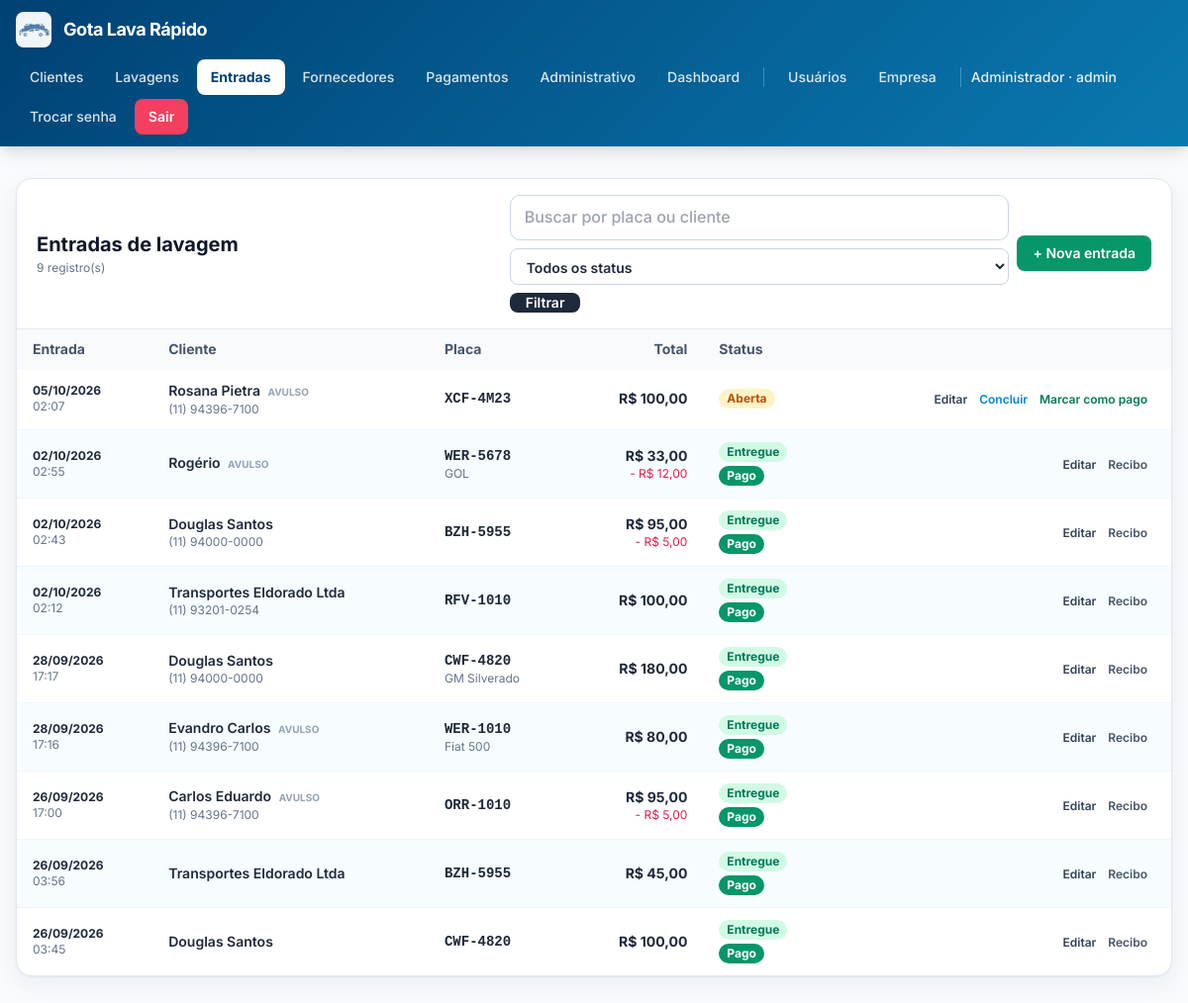
The app's page /entradas.php (signed in), older data.
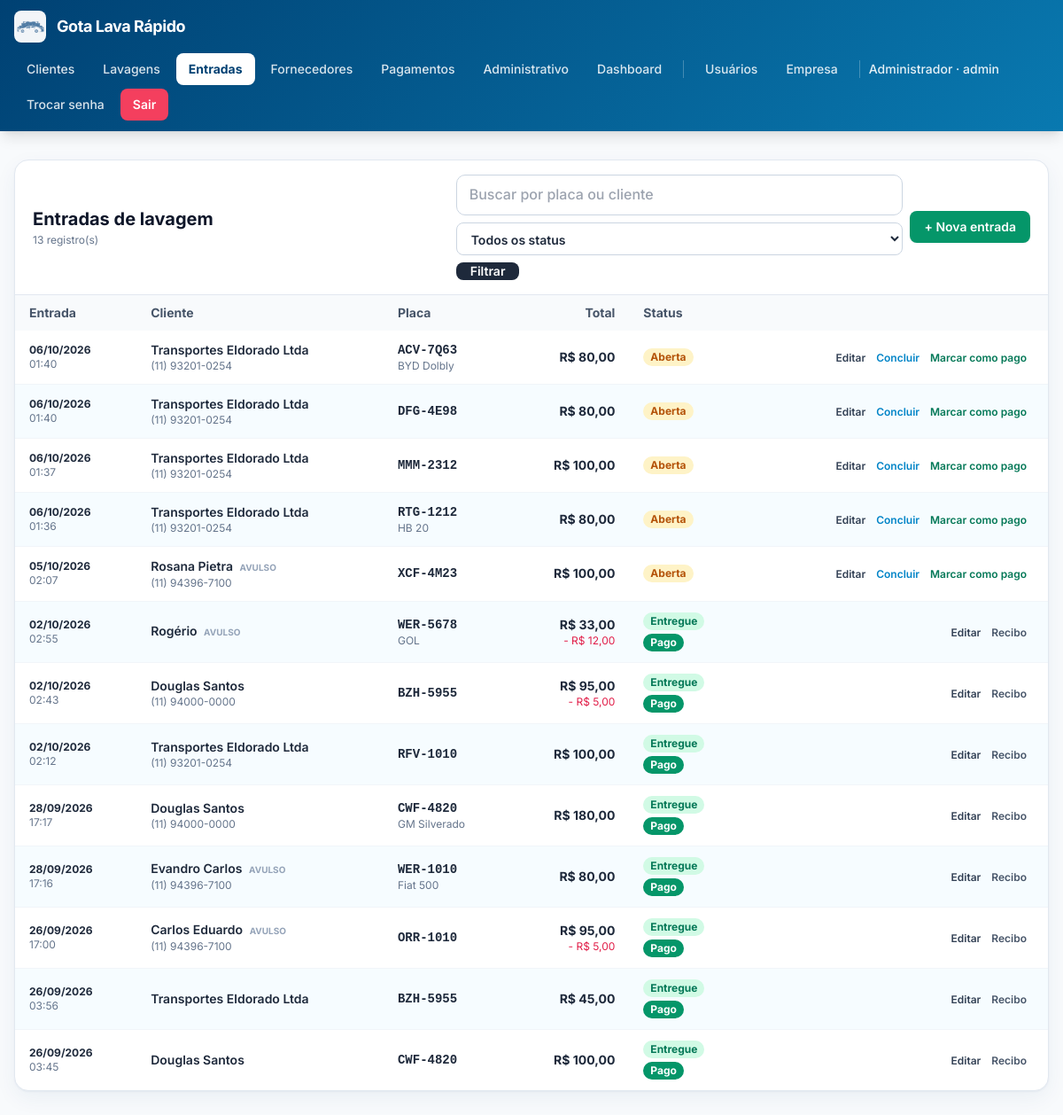
The same page, newer data.
### tables this page shows
CREATE TABLE empresa (
                id INTEGER PRIMARY KEY CHECK (id = 1),
                razao_social  TEXT NOT NULL DEFAULT '',
                nome_fantasia TEXT NOT NULL DEFAULT '',
                cnpj          TEXT NOT NULL DEFAULT '',
                inscricao_estadual TEXT NOT NULL DEFAULT '',
                email         TEXT NOT NULL DEFAULT '',
                telefone      TEXT NOT NULL DEFAULT '',
                celular       TEXT NOT NULL DEFAULT '',
                cep           TEXT NOT NULL DEFAULT '',
                endereco      TEXT NOT NULL DEFAULT '',
                numero        TEXT NOT NULL DEFAULT '',
                complemento   TEXT NOT NULL DEFAULT '',
                bairro        TEXT NOT NULL DEFAULT '',
                cidade        TEXT NOT NULL DEFAULT '',
                uf            TEXT NOT NULL DEFAULT '',
                logo_path     TEXT NOT NULL DEFAULT '',
                atualizado_em TEXT NOT NULL DEFAULT (datetime('now','localtime'))
            );

CREATE TABLE usuarios (
        id INTEGER PRIMARY KEY AUTOINCREMENT,
        email TEXT NOT NULL UNIQUE,
        senha_hash TEXT NOT NULL,
        is_admin INTEGER NOT NULL DEFAULT 0,
        precisa_trocar_senha INTEGER NOT NULL DEFAULT 1,
        ativo INTEGER NOT NULL DEFAULT 1,
        criado_em TEXT NOT NULL DEFAULT (datetime('now','localtime'))
    , nome TEXT NOT NULL DEFAULT '', cpf TEXT NOT NULL DEFAULT '', celular TEXT NOT NULL DEFAULT '');

CREATE TABLE lavagem_entradas (
        id INTEGER PRIMARY KEY AUTOINCREMENT,
        cliente_id INTEGER,
        placa TEXT NOT NULL DEFAULT '',
        veiculo_id INTEGER,
        veiculo_manual_marca TEXT NOT NULL DEFAULT '',
        veiculo_manual_modelo TEXT NOT NULL DEFAULT '',
        veiculo_manual_cor TEXT NOT NULL DEFAULT '',
        veiculo_manual_ano TEXT NOT NULL DEFAULT '',
        data_entrada TEXT NOT NULL,
        hora_entrada TEXT NOT NULL,
        previsao_saida_horas INTEGER NOT NULL DEFAULT 0,
        previsao_saida_datetime TEXT NOT NULL DEFAULT '',
        observacoes TEXT NOT NULL DEFAULT '',
        avarias TEXT NOT NULL DEFAULT '',
        status TEXT NOT NULL DEFAULT 'aberta',
        subtotal_centavos INTEGER NOT NULL DEFAULT 0,
        desconto_centavos INTEGER NOT NULL DEFAULT 0,
        desconto_percentual INTEGER NOT NULL DEFAULT 0,
        total_centavos INTEGER NOT NULL DEFAULT 0,
        pago INTEGER NOT NULL DEFAULT 0,
        criado_por INTEGER,
        criado_em TEXT NOT NULL DEFAULT (datetime('now','localtime')),
        atualizado_em TEXT NOT NULL DEFAULT (datetime('now','localtime')), cliente_nome_avulso TEXT NOT NULL DEFAULT '', cliente_celular TEXT NOT NULL DEFAULT '', sms_enviado INTEGER NOT NULL DEFAULT 0, sms_enviado_em TEXT NOT NULL DEFAULT '',
        FOREIGN KEY (cliente_id) REFERENCES clientes(id) ON DELETE SET NULL,
        FOREIGN KEY (veiculo_id) REFERENCES veiculos(id) ON DELETE SET NULL
    );

CREATE TABLE clientes (
        id INTEGER PRIMARY KEY AUTOINCREMENT,
        tipo TEXT NOT NULL DEFAULT 'F',
        nome TEXT NOT NULL DEFAULT '',
        nome_fantasia TEXT NOT NULL DEFAULT '',
        cpf_cnpj TEXT NOT NULL DEFAULT '',
        rg_ie TEXT NOT NULL DEFAULT '',
        data_nascimento TEXT NOT NULL DEFAULT '',
        email TEXT NOT NULL DEFAULT '',
        telefone TEXT NOT NULL DEFAULT '',
        celular TEXT NOT NULL DEFAULT '',
        cep TEXT NOT NULL DEFAULT '',
        endereco TEXT NOT NULL DEFAULT '',
        numero TEXT NOT NULL DEFAULT '',
        complemento TEXT NOT NULL DEFAULT '',
        bairro TEXT NOT NULL DEFAULT '',
        cidade TEXT NOT NULL DEFAULT '',
        uf TEXT NOT NULL DEFAULT '',
        observacoes TEXT NOT NULL DEFAULT '',
        ativo INTEGER NOT NULL DEFAULT 1,
        criado_em TEXT NOT NULL DEFAULT (datetime('now','localtime')),
        atualizado_em TEXT NOT NULL DEFAULT (datetime('now','localtime'))
    );

### config.php (called while the page is built, shortened)
<?php
function db(): PDO {
    static $pdo = null;
    if ($pdo === null) {
        $pdo = new PDO('sqlite:' . DB_PATH, null, null, [
            PDO::ATTR_ERRMODE            => PDO::ERRMODE_EXCEPTION,
            PDO::ATTR_DEFAULT_FETCH_MODE => PDO::FETCH_ASSOC,
        ]);
        $pdo->exec('PRAGMA foreign_keys = ON');
        $pdo->exec('PRAGMA journal_mode = WAL');
    }
    return $pdo;
}
require_once APP_ROOT . '/functions.php';

### functions.php (called while the page is built, shortened)
<?php
function e(?string $s): string {
    return htmlspecialchars((string)$s, ENT_QUOTES, 'UTF-8');
}
function usuario_logado(): ?array {
    $stmt = db()->prepare('SELECT id, email, is_admin, precisa_trocar_senha, ativo FROM usuarios WHERE id = ?');
    $stmt->execute([$_SESSION['usuario_id']]);
    $u = $stmt->fetch();
    return $u;
}
function empresa(): array {
    static $cache = null;
    if ($cache !== null) return $cache;
    $pdo = db();
    $existe = $pdo->query(
        "SELECT name FROM sqlite_master WHERE type='table' AND name='empresa'"
    )->fetchColumn();
    if (!$existe) {
        $pdo->exec("
            CREATE TABLE empresa (
                id INTEGER PRIMARY KEY CHECK (id = 1),
                razao_social  TEXT NOT NULL DEFAULT '',
                nome_fantasia TEXT NOT NULL DEFAULT '',
                cnpj          TEXT NOT NULL DEFAULT '',
                inscricao_estadual TEXT NOT NULL DEFAULT '',
                email         TEXT NOT NULL DEFAULT '',
                telefone      TEXT NOT NULL DEFAULT '',
                celular       TEXT NOT NULL DEFAULT '',
                cep           TEXT NOT NULL DEFAULT '',
                endereco      TEXT NOT NULL DEFAULT '',
                numero        TEXT NOT NULL DEFAULT '',
                complemento   TEXT NOT NULL DEFAULT '',
                bairro        TEXT NOT NULL DEFAULT '',
                cidade        TEXT NOT NULL DEFAULT '',
                uf            TEXT NOT NULL DEFAULT '',
                logo_path     TEXT NOT NULL DEFAULT '',
                atualizado_em TEXT NOT NULL DEFAULT (datetime('now','localtime'))
            )
        ");
        $pdo->exec("INSERT INTO empresa (id) VALUES (1)");
    } else {
        $pdo->exec("INSERT OR IGNORE INTO empresa (id) VALUES (1)");
    }
    $cache = $pdo->query('SELECT * FROM empresa WHERE id = 1')->fetch() ?: [];
    return $cache;
}
function empresa_logo_url(): ?string {
    $e = empresa();
    $abs = APP_ROOT . '/' . $e['logo_path'];
    return $e['logo_path'] . '?v=' . filemtime($abs);
}
function centavos_para_moeda(int $c): string {
    return number_format($c / 100, 2, ',', '.');
}
function centavos_para_moeda_brl(int $c): string {
    return 'R$ ' . centavos_para_moeda($c);
}
function normalizar_placa(string $placa): string {
    return strtoupper(preg_replace('/[^A-Za-z0-9]/', '', $placa));
}
function formatar_placa(string $placa): string {
    $p = normalizar_placa($placa);
    return substr($p, 0, 3) . '-' . substr($p, 3);
}

### entradas.php (the view, shortened to what the rows shown need)
<?php
require_once __DIR__ . '/config.php';
$where  = [];
$params = [];
$sqlWhere = $where ? 'WHERE ' . implode(' AND ', $where) : '';
$sql = "SELECT e.*, c.nome AS cliente_nome_cadastro
        FROM lavagem_entradas e
        LEFT JOIN clientes c ON c.id = e.cliente_id
        $sqlWhere
        ORDER BY e.data_entrada DESC, e.hora_entrada DESC, e.id DESC
        LIMIT 500";
$st = db()->prepare($sql);
$st->execute($params);
$entradas = $st->fetchAll();
require __DIR__ . '/header.php';
?>
<div class="bg-white rounded-2xl shadow-card border border-slate-200 overflow-hidden">
  <div class="px-5 py-4 border-b border-slate-200 flex flex-wrap items-center justify-between gap-3">
    <div>
      <h1 class="text-xl font-bold text-slate-900">Entradas de lavagem</h1>
    </div>
  </div>
  <div class="overflow-x-auto">
    <table class="min-w-full text-sm">
      <thead class="bg-slate-50 text-slate-600">
        <tr>
          <th class="text-left px-4 py-2.5 font-bold">Entrada</th>
          <th class="text-left px-4 py-2.5 font-bold">Cliente</th>
          <th class="text-left px-4 py-2.5 font-bold">Placa</th>
          <th class="text-right px-4 py-2.5 font-bold">Total</th>
          <th class="text-left px-4 py-2.5 font-bold">Status</th>
          <th class="px-4 py-2.5"></th>
        </tr>
      </thead>
      <tbody class="divide-y divide-slate-100">
      <?php if (!$entradas): ?>
        <tr><td colspan="6" class="px-4 py-10 text-center text-slate-400">
          Nenhuma entrada registrada.
        </td></tr>
      <?php else: ?>
        <?php foreach ($entradas as $en): ?>
          <?php
            $nomeExibir = $en['cliente_nome_cadastro'] ?: ($en['cliente_nome_avulso'] ?: '—');
            $celExibir  = $en['cliente_celular'] ?? '';
            $ehAvulso   = empty($en['cliente_id']);
          ?>
          <tr class="hover:bg-slate-50 transition">
            <td class="px-4 py-3 text-xs">
              <div class="font-bold text-slate-800"><?= e(date('d/m/Y', strtotime($en['data_entrada']))) ?></div>
              <div class="text-slate-500"><?= e(substr($en['hora_entrada'], 0, 5)) ?></div>
            </td>
            <td class="px-4 py-3">
              <div class="font-semibold text-slate-800">
                <?= e($nomeExibir) ?>
                <?php if ($ehAvulso && $nomeExibir !== '—'): ?>
                  <span class="text-[10px] uppercase text-slate-400 ml-1 font-bold">avulso</span>
                <?php endif; ?>
              </div>
              <?php if ($celExibir): ?>
                <div class="text-xs text-slate-500"><?= e($celExibir) ?></div>
              <?php endif; ?>
            </td>
            <td class="px-4 py-3">
              <div class="font-mono font-bold text-slate-800"><?= e(formatar_placa($en['placa'])) ?></div>
              <?php $desc = trim(($en['veiculo_manual_marca'] ?? '') . ' ' . ($en['veiculo_manual_modelo'] ?? '')); ?>
              <?php if ($desc): ?><div class="text-xs text-slate-500"><?= e($desc) ?></div><?php endif; ?>
            </td>
            <td class="px-4 py-3 text-right font-bold text-slate-800 whitespace-nowrap">
              <?= e(centavos_para_moeda_brl((int)$en['total_centavos'])) ?>
              <?php if ((int)$en['desconto_centavos'] > 0): ?>
                <div class="text-xs text-rose-600 font-normal">
                  - <?= e(centavos_para_moeda_brl((int)$en['desconto_centavos'])) ?>
                </div>
              <?php endif; ?>
            </td>
            <td class="px-4 py-3">
              <div class="flex flex-col gap-1">
                <?php if ($en['status'] === 'aberta'): ?>
                  <span class="inline-block text-xs px-2 py-0.5 rounded-full bg-amber-100 text-amber-700 w-fit font-bold">Aberta</span>
                <?php elseif ($en['status'] === 'concluida'): ?>
                  <span class="inline-block text-xs px-2 py-0.5 rounded-full bg-sky-100 text-sky-700 w-fit font-bold">Concluída</span>
                <?php else: ?>
                  <span class="inline-block text-xs px-2 py-0.5 rounded-full bg-emerald-100 text-emerald-700 w-fit font-bold">Entregue</span>
                <?php endif; ?>
                <?php if ($en['pago']): ?>
                  <span class="inline-block text-xs px-2 py-0.5 rounded-full bg-emerald-600 text-white w-fit font-bold">Pago</span>
                <?php endif; ?>
              </div>
            </td>
            <td class="px-4 py-3 text-right whitespace-nowrap">
              <a href="entrada_lavagem.php?id=<?= (int)$en['id'] ?>"
                 class="text-slate-700 hover:underline text-xs font-semibold mr-2">Editar</a>
              <?php if ($en['status'] === 'aberta'): ?>
                <form method="post" class="inline">
                  <button class="text-sky-600 hover:underline text-xs font-semibold mr-2">Concluir</button>
                </form>
              <?php endif; ?>
              <?php if (!$en['pago']): ?>
                <button type="button"
                        class="btn-pagar text-emerald-700 hover:underline text-xs font-semibold mr-2"
                        data-id="<?= (int)$en['id'] ?>"
                        data-placa="<?= e(formatar_placa($en['placa'])) ?>"
                        data-cliente="<?= e($nomeExibir) ?>"
                        data-total="<?= e(centavos_para_moeda((int)$en['total_centavos'])) ?>">
                  Marcar como pago
                </button>
              <?php else: ?>
                <a href="recibo.php?entrada=<?= (int)$en['id'] ?>"
                   class="text-slate-600 hover:underline text-xs font-semibold mr-2">Recibo</a>
              <?php endif; ?>
            </td>
          </tr>
        <?php endforeach; ?>
      <?php endif; ?>
      </tbody>
    </table>
  </div>
</div>
<?php require __DIR__ . '/footer.php'; ?>

### header.php (shortened to what the rows shown need)
<?php
$u      = usuario_logado();
$__emp  = [];
$__logo = null;
try {
    $__emp  = empresa();
    $__logo = empresa_logo_url();
} catch (Throwable $e) {
    $__emp = []; $__logo = null;
}
$__nome = $__emp['nome_fantasia'] ?? '';
$nomeTopo = '';
$atual    = basename($_SERVER['PHP_SELF'] ?? '');
if ($u) {
    $nomeTopo = $u['email'];
    try {
        $st = db()->prepare('SELECT nome FROM usuarios WHERE id = ?');
        $st->execute([(int)$_SESSION['usuario_id']]);
        $n = $st->fetchColumn();
        if ($n) $nomeTopo = $n;
    } catch (Throwable $e) { }
}
function menu_cls(string $href, array $arquivos, string $atual): string {
    $ativo = ($atual === $href) || in_array($atual, $arquivos, true);
    return $ativo
        ? 'px-3.5 py-2 rounded-lg bg-white text-brand-700 font-bold shadow-sm'
        : 'px-3.5 py-2 rounded-lg text-white/85 hover:text-white hover:bg-white/15 transition font-medium';
}
?>
<!DOCTYPE html>
<html lang="pt-BR" class="h-full">
<head>
<script src="https://cdn.tailwindcss.com"></script>
</head>
<body class="h-full bg-slate-50 text-slate-800 antialiased">
<?php if ($u): ?>
<nav class="sticky top-0 z-40 text-white shadow-lg"
     style="background: linear-gradient(135deg, #004173 0%, #0979b0 100%);">
  <div class="max-w-7xl mx-auto px-4 py-3 flex flex-wrap items-center justify-between gap-3">
    <a href="dashboard.php" class="flex items-center gap-3 font-bold tracking-tight text-lg">
      <?php if ($__logo): ?>
        <img src="<?= e($__logo) ?>" alt="Logo"
             class="h-9 w-9 object-contain bg-white/95 rounded-lg p-0.5 shadow-sm">
      <?php endif; ?>
      <span><?= e($__nome) ?></span>
    </a>
    <div class="flex items-center gap-1 text-sm flex-wrap">
      <a href="clientes.php"     class="<?= menu_cls('clientes.php',     ['cliente_form.php'], $atual) ?>">Clientes</a>
      <a href="lavagens.php"     class="<?= menu_cls('lavagens.php',     ['lavagem_form.php'], $atual) ?>">Lavagens</a>
      <a href="entradas.php"     class="<?= menu_cls('entradas.php',     ['entrada_lavagem.php'], $atual) ?>">Entradas</a>
      <a href="fornecedores.php" class="<?= menu_cls('fornecedores.php', ['fornecedor_form.php'], $atual) ?>">Fornecedores</a>
      <a href="pagamentos.php"   class="<?= menu_cls('pagamentos.php',   [
            'pagamento_form.php', 'dashboard_pagamentos.php',
            'relatorio_pagamentos.php', 'categorias_pagamento.php',
         ], $atual) ?>">Pagamentos</a>
      <a href="administrativo.php" class="<?= menu_cls('administrativo.php', [], $atual) ?>">Administrativo</a>
      <a href="dashboard_operacional.php" class="<?= menu_cls('dashboard_operacional.php', [], $atual) ?>">Dashboard</a>
      <?php if ($u['is_admin']): ?>
        <a href="usuarios.php" class="<?= menu_cls('usuarios.php', ['usuario_form.php','usuario_senha_gerada.php'], $atual) ?>">Usuários</a>
        <a href="empresa.php"  class="<?= menu_cls('empresa.php',  [], $atual) ?>">Empresa</a>
      <?php endif; ?>
      <span class="hidden md:inline text-white/90 font-medium">
        <?= e($nomeTopo) ?><?= $u['is_admin'] ? ' · admin' : '' ?>
      </span>
      <a href="trocar_senha.php" class="px-3.5 py-2 rounded-lg text-white/85 hover:text-white hover:bg-white/15 transition font-medium">Trocar senha</a>
      <a href="logout.php"       class="px-3.5 py-2 rounded-lg bg-rose-500 hover:bg-rose-600 text-white font-semibold transition shadow-sm">Sair</a>
    </div>
  </div>
</nav>
<?php endif; ?>
<main class="max-w-7xl mx-auto px-4 py-6 sm:py-8">

Row changes from the older to the newer data that the page shows:
added lavagem_entradas: data_entrada "06/10/2026", hora_entrada "01:40", cliente.nome "Transportes Eldorado Ltda", cliente_celular "(11) 93201-0254", placa "ACV-7Q63", veiculo_manual_modelo "BYD Dolbly", total_centavos "R$ 80,00", status "Aberta"
added lavagem_entradas: data_entrada "06/10/2026", hora_entrada "01:40", cliente.nome "Transportes Eldorado Ltda", cliente_celular "(11) 93201-0254", placa "DFG-4E98", total_centavos "R$ 80,00", status "Aberta"
added lavagem_entradas: data_entrada "06/10/2026", hora_entrada "01:37", cliente.nome "Transportes Eldorado Ltda", cliente_celular "(11) 93201-0254", placa "MMM-2312", total_centavos "R$ 100,00", status "Aberta"
added lavagem_entradas: data_entrada "06/10/2026", hora_entrada "01:36", cliente.nome "Transportes Eldorado Ltda", cliente_celular "(11) 93201-0254", placa "RTG-1212", veiculo_manual_modelo "HB 20", total_centavos "R$ 80,00", status "Aberta"
Text that changed along with them:
count($entradas): "9" → "13"
